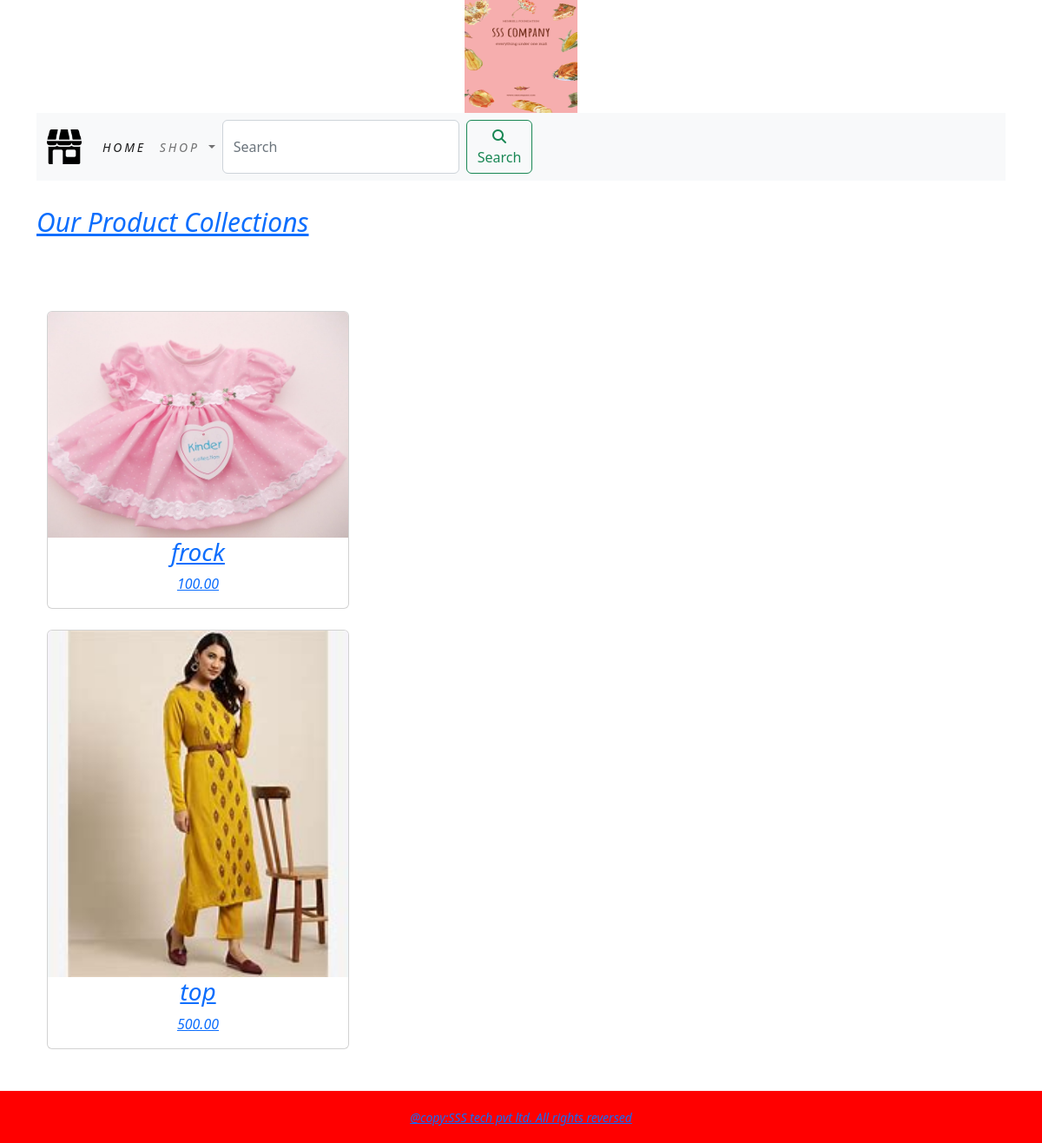
Page /clothes/ on the committed database.
### shop/models.py (models this page shows, shortened)
class PRODUCT(models.Model):
    objects = None
    name = models.CharField(max_length=250, unique=True)
    slug = models.SlugField(max_length=250, unique=True)
    description = models.TextField(blank=True)
    price = models.DecimalField(max_digits=10, decimal_places=2)
    category = models.ForeignKey(CATEGORY, on_delete=models.CASCADE)
    image = models.ImageField(upload_to='product', blank=True)
    stock = models.IntegerField()
    available = models.BooleanField(default=True)
    created = models.DateTimeField(auto_now_add=True)
    updated = models.DateTimeField(auto_now=True)
    class Meta:
        ordering = ('name',)
        verbose_name = 'product'
        verbose_name_plural = 'products'
    def get_url(self):
        return reverse('shop:proCatDetail', args=[self.category.slug, self.slug])

### shop/views.py (the view)
# urls.py: path('', views.allProdCat, name='allProdCat'),
def allProdCat(request, c_slug=None):
    global paginator
    c_page = None
    products_list = None
    if c_slug != None:
        c_page = get_object_or_404(CATEGORY, slug=c_slug)
        products_list = PRODUCT.objects.all().filter(category=c_page, available=True)
    else:
        products_list = PRODUCT.objects.all().filter(available=True)
    paginator = Paginator(products_list, 4)
    try:
       page = int(request.GET.get('page', '1'))
    except:
        page = 1
    try:
        products = paginator.page(page)
    except(EmptyPage, InvalidPage):
        products = paginator.page(paginator.num_pages)
    return render(request, "category.html", {'category': c_page, 'products': products})

### Cart/context_processors.py (called while the page is built)
def counter(request):
    item_count = 0
    if 'admin' in request.path:
        return {}
    else:
        try:
            cart = CART.objects.filter(cart_id=cart_id(request))
            cart_items = CARTITEM.objects.all().filter(cart=cart[:1])
            for cart_item in cart_items:
                item_count += cart_item.quantity
        except CART.DoesNotExist:
            item_count = 0
        return dict(item_count=item_count)

### Cart/views.py (called while the page is built)
def cart_id(request):
    cart = request.session.session_key
    if not cart:
        cart = request.session.create()
    return cart

### shop/context_processors.py (called while the page is built)
def menu_link(request):
    links = CATEGORY.objects.all()
    return dict(links=links)

### shop/models.py (called while the page is built)
    def get_url(self):
        return reverse('shop:products_by_category', args=[self.slug])

### template/category.html (shortened to what this page needs)
{% extends 'base.html' %}
{% load static %}
{% block content %}
    {% if category %}
    <div>
      <div class="row my_row_class">
         <div class="mx_auto">
          <p><a href=" {% url 'shop:allProdCat' %}">Our Product Collections</a> </p>
         </div>
      </div>
    </div>
 {% endif %}
 {% if category %}
 <div class="mx_auto">
 </div>
<br>
 {% endif %}
<div class="container">
    <div class="row mx_auto">
        {% for product in products.object_list %}
        <div class="my_bottom_margin col-9 col-sm-12 col-md-4 col-lg-4 ">
         <div class="card text-center" style="min-width:18rem;">
            <a href="{{product.get_url}}">
             <img class="card-img-top my_image" src="{{product.image.url}}" alt="{{product.name}}">
            <h3>{{product.name}}</h3>
            <p>{{product.price}}</p>
         </div>
         </div>
        <br>
        {% endfor %}
    </div>
    <br>
</div>
{% endblock %}

### static/css/custom.css (style rules this page uses)
body { font-family: "Roboto", sans-serif; font-weight: 700; font-style: italic; }
.my_row_class { padding-top:25px; }
.my_row_class .mx_auto { color:#ff6347; font-size:30px; }
.my_bottom_margin { bottom_margin:10px; }

### rows in the picture
PRODUCT: image (picture), name "frock", price "100.00"
PRODUCT: image (picture), name "top", price "500.00"
